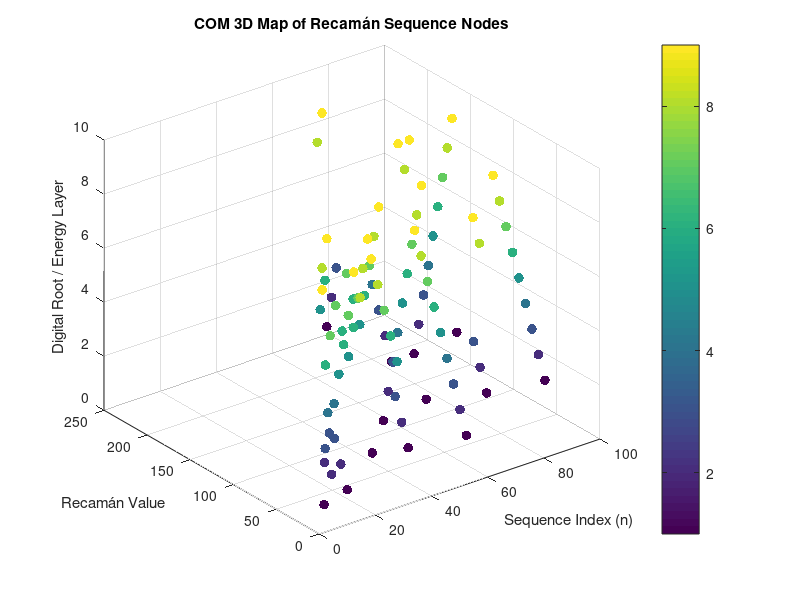

The MATLAB script that drew this image:
N = 100; % Number of Recamán terms
recaman = zeros(1, N);
used = false(1, N*5); % Over-allocate for safety
used(1) = true;

for n = 2:N
    prev = recaman(n-1);
    candidate = prev - (n-1);
    if candidate > 0 && ~used(candidate+1)
        recaman(n) = candidate;
    else
        recaman(n) = prev + (n-1);
    end
    used(recaman(n)+1) = true;
end

% Digital root function (mod 9, treating 0 as 9)
digital_root = @(x) mod(x-1,9)+1;

% Prepare 3D data
X = 1:N;
Y = recaman;
Z = arrayfun(digital_root, recaman);

% 3D scatter plot
scatter3(X, Y, Z, 50, Z, 'filled');
xlabel('Sequence Index (n)');
ylabel('Recamán Value');
zlabel('Digital Root / Energy Layer');
title('COM 3D Map of Recamán Sequence Nodes');
colorbar;
grid on;
